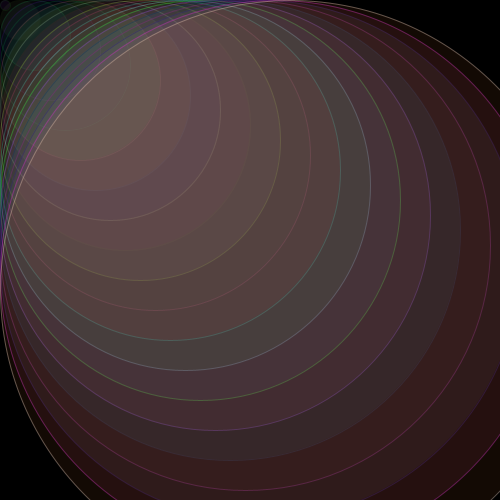
Frame 1 (no input)
Frame 60 (the mouse pressed at the canvas centre just before this capture): identical to frame 1, image omitted
Frame 120 (the mouse held since frame 60 and released just before this capture): identical to frame 1, image omitted

The Processing sketch that drew this single still picture (run headless with seeded random() and noise(); from frame 60 on, the mouse is pressed at the canvas centre):

// Processing sketch: processing_31798
// ── processing_31798.pde

int xPos = 0;
int yPos = 0;
int shapeSize = 10;
int count = 0;
int trans = 100;
int trans2 = 20;

void setup(){
  size(500, 500);
  background(0);
 
  smooth();
  ellipseMode(CORNER);
  frameRate(10);
}

void draw(){
  
  while (count<20){
    fill(random(255),random(255),random(255),20);
     stroke(random(255),random(255),random(255),trans2);
    ellipse (xPos,yPos,shapeSize,shapeSize);
    stroke(77,218,255,trans);
    
    shapeSize = shapeSize+30;
    trans = trans - 7;
    trans2 = trans2 + 5;
    count++;
  }
  xPos = xPos + 100;
  shapeSize = 10;

  
  if(xPos>500){
    xPos = xPos + 15;
    yPos = yPos + 70;
    xPos = 0;
    
  }
  if(yPos>500){
    xPos=0;
    yPos=0;
  }

}
